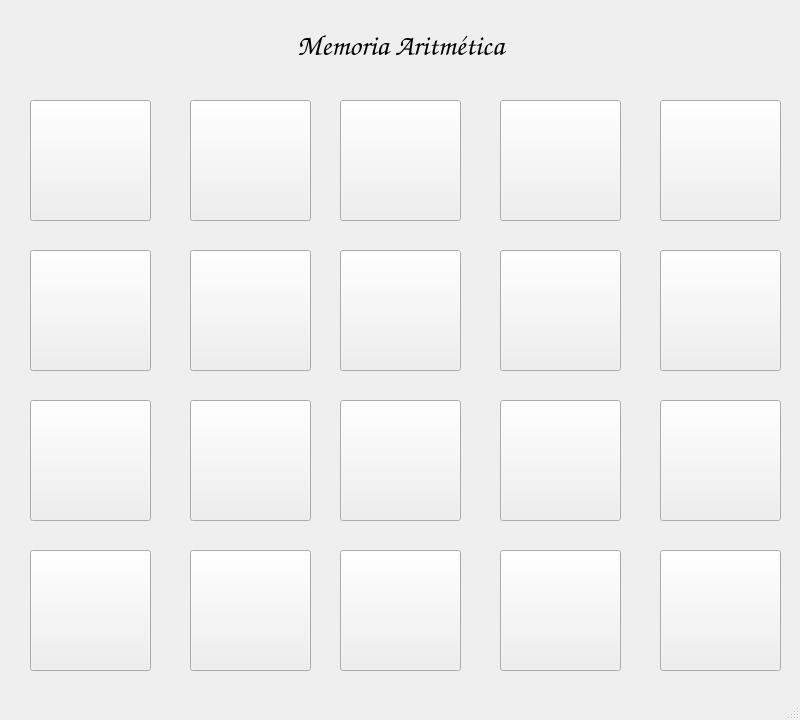
<?xml version="1.0" encoding="UTF-8"?>
<ui version="4.0">
 <class>MemoriaAritmetica</class>
 <widget class="QMainWindow" name="MemoriaAritmetica">
  <property name="geometry">
   <rect>
    <x>0</x>
    <y>0</y>
    <width>800</width>
    <height>720</height>
   </rect>
  </property>
  <property name="windowTitle">
   <string>Memoria Aritmética</string>
  </property>
  <widget class="QWidget" name="centralwidget">
   <widget class="QPushButton" name="pushButton00">
    <property name="geometry">
     <rect>
      <x>30</x>
      <y>100</y>
      <width>121</width>
      <height>121</height>
     </rect>
    </property>
    <property name="text">
     <string/>
    </property>
   </widget>
   <widget class="QPushButton" name="pushButton01">
    <property name="geometry">
     <rect>
      <x>190</x>
      <y>100</y>
      <width>121</width>
      <height>121</height>
     </rect>
    </property>
    <property name="text">
     <string/>
    </property>
   </widget>
   <widget class="QPushButton" name="pushButton02">
    <property name="geometry">
     <rect>
      <x>340</x>
      <y>100</y>
      <width>121</width>
      <height>121</height>
     </rect>
    </property>
    <property name="text">
     <string/>
    </property>
   </widget>
   <widget class="QPushButton" name="pushButton03">
    <property name="geometry">
     <rect>
      <x>500</x>
      <y>100</y>
      <width>121</width>
      <height>121</height>
     </rect>
    </property>
    <property name="text">
     <string/>
    </property>
   </widget>
   <widget class="QPushButton" name="pushButton04">
    <property name="geometry">
     <rect>
      <x>660</x>
      <y>100</y>
      <width>121</width>
      <height>121</height>
     </rect>
    </property>
    <property name="text">
     <string/>
    </property>
   </widget>
   <widget class="QPushButton" name="pushButton14">
    <property name="geometry">
     <rect>
      <x>660</x>
      <y>250</y>
      <width>121</width>
      <height>121</height>
     </rect>
    </property>
    <property name="text">
     <string/>
    </property>
   </widget>
   <widget class="QPushButton" name="pushButton10">
    <property name="geometry">
     <rect>
      <x>30</x>
      <y>250</y>
      <width>121</width>
      <height>121</height>
     </rect>
    </property>
    <property name="text">
     <string/>
    </property>
   </widget>
   <widget class="QPushButton" name="pushButton11">
    <property name="geometry">
     <rect>
      <x>190</x>
      <y>250</y>
      <width>121</width>
      <height>121</height>
     </rect>
    </property>
    <property name="text">
     <string/>
    </property>
   </widget>
   <widget class="QPushButton" name="pushButton12">
    <property name="geometry">
     <rect>
      <x>340</x>
      <y>250</y>
      <width>121</width>
      <height>121</height>
     </rect>
    </property>
    <property name="text">
     <string/>
    </property>
   </widget>
   <widget class="QPushButton" name="pushButton13">
    <property name="geometry">
     <rect>
      <x>500</x>
      <y>250</y>
      <width>121</width>
      <height>121</height>
     </rect>
    </property>
    <property name="text">
     <string/>
    </property>
   </widget>
   <widget class="QPushButton" name="pushButton34">
    <property name="geometry">
     <rect>
      <x>660</x>
      <y>550</y>
      <width>121</width>
      <height>121</height>
     </rect>
    </property>
    <property name="text">
     <string/>
    </property>
   </widget>
   <widget class="QPushButton" name="pushButton24">
    <property name="geometry">
     <rect>
      <x>660</x>
      <y>400</y>
      <width>121</width>
      <height>121</height>
     </rect>
    </property>
    <property name="text">
     <string/>
    </property>
   </widget>
   <widget class="QPushButton" name="pushButton30">
    <property name="geometry">
     <rect>
      <x>30</x>
      <y>550</y>
      <width>121</width>
      <height>121</height>
     </rect>
    </property>
    <property name="text">
     <string/>
    </property>
   </widget>
   <widget class="QPushButton" name="pushButton20">
    <property name="geometry">
     <rect>
      <x>30</x>
      <y>400</y>
      <width>121</width>
      <height>121</height>
     </rect>
    </property>
    <property name="text">
     <string/>
    </property>
   </widget>
   <widget class="QPushButton" name="pushButton31">
    <property name="geometry">
     <rect>
      <x>190</x>
      <y>550</y>
      <width>121</width>
      <height>121</height>
     </rect>
    </property>
    <property name="text">
     <string/>
    </property>
   </widget>
   <widget class="QPushButton" name="pushButton33">
    <property name="geometry">
     <rect>
      <x>500</x>
      <y>550</y>
      <width>121</width>
      <height>121</height>
     </rect>
    </property>
    <property name="text">
     <string/>
    </property>
   </widget>
   <widget class="QPushButton" name="pushButton32">
    <property name="geometry">
     <rect>
      <x>340</x>
      <y>550</y>
      <width>121</width>
      <height>121</height>
     </rect>
    </property>
    <property name="text">
     <string/>
    </property>
   </widget>
   <widget class="QPushButton" name="pushButton21">
    <property name="geometry">
     <rect>
      <x>190</x>
      <y>400</y>
      <width>121</width>
      <height>121</height>
     </rect>
    </property>
    <property name="text">
     <string/>
    </property>
   </widget>
   <widget class="QPushButton" name="pushButton22">
    <property name="geometry">
     <rect>
      <x>340</x>
      <y>400</y>
      <width>121</width>
      <height>121</height>
     </rect>
    </property>
    <property name="text">
     <string/>
    </property>
   </widget>
   <widget class="QPushButton" name="pushButton23">
    <property name="geometry">
     <rect>
      <x>500</x>
      <y>400</y>
      <width>121</width>
      <height>121</height>
     </rect>
    </property>
    <property name="text">
     <string/>
    </property>
   </widget>
   <widget class="QLabel" name="label">
    <property name="geometry">
     <rect>
      <x>0</x>
      <y>20</y>
      <width>801</width>
      <height>51</height>
     </rect>
    </property>
    <property name="font">
     <font>
      <family>Comic Sans MS</family>
      <pointsize>22</pointsize>
      <weight>75</weight>
      <bold>true</bold>
     </font>
    </property>
    <property name="text">
     <string>Memoria Aritmética</string>
    </property>
    <property name="alignment">
     <set>Qt::AlignCenter</set>
    </property>
   </widget>
  </widget>
  <widget class="QStatusBar" name="statusbar"/>
 </widget>
 <resources/>
 <connections/>
</ui>
